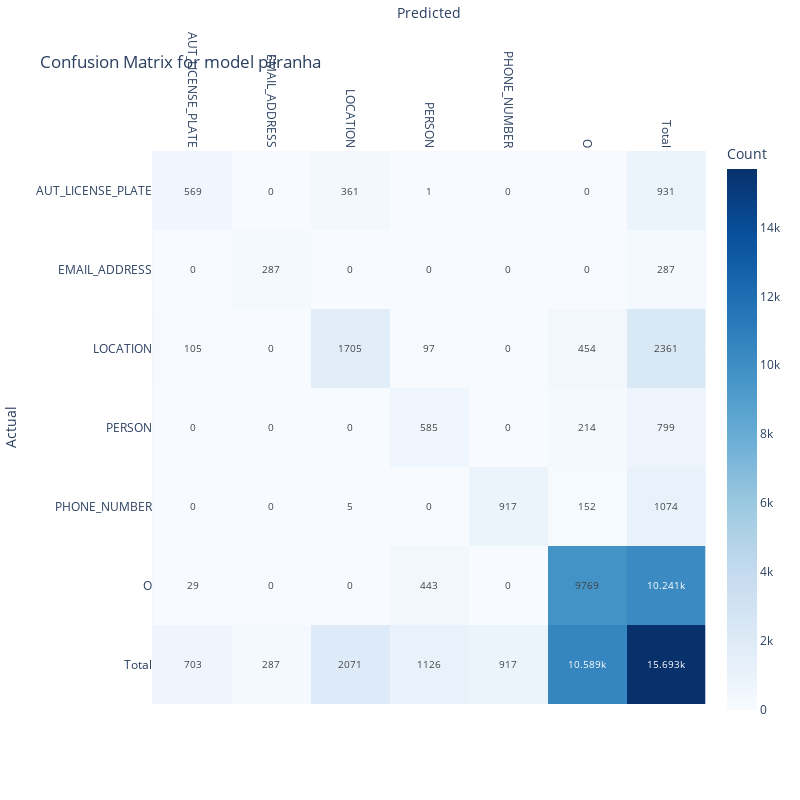
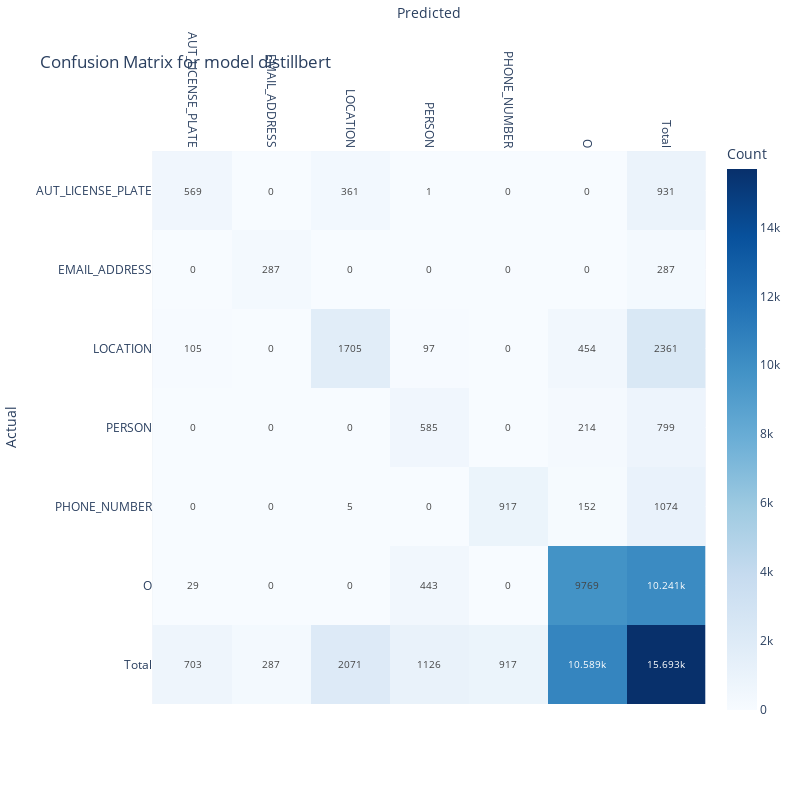

Source (notebook cell) for these figures, in order:
### Markdown cell above
## 7. Error analysis

Now let's look into results to understand what's behind the metrics we're getting.
Note that evaluation is never perfect. Some things to consider:

1. There's often a mismatch between the annotated span and the predicted span, which isn't necessarily a mistake. For example: `<Southern France>` compared with `Southern <France>`. In the second text, the word `Southern` was not annotated/predicted as part of the entity, but that's not necessarily an error.
2. Token based evaluation (which is used here) counts the number of true positive / false positive / false negative tokens. Some entities might be broken into more tokens than others. For example, the phone number `222-444-1234` could be broken into five different tokens, whereas `Krishna` would be broken into one token, resulting in phone numbers having more influence on metrics than names.
3. The synthetic dataset used here isn't representative of a real dataset. Consider using more realistic datasets for evaluation

### Code cell
for model_name, plotter in model_plotters.items():
    plotter.plot_confusion_matrix(entities=entities, confmatrix=confmatrix)

### Figure 1 — Plotly figure (JSON) as saved in the notebook; plotly's stock layout.template omitted (floating-point values rounded to 4 significant figures)
{"data": [{"coloraxis": "coloraxis", "hovertemplate": "Predicted: %{x}<br>Actual: %{y}<br>Count: %{z}<extra></extra>", "name": "0", "textfont": {"size": 10}, "texttemplate": "%{z}", "type": "heatmap", "x": ["AUT_LICENSE_PLATE", "EMAIL_ADDRESS", "LOCATION", "PERSON", "PHONE_NUMBER", "O", "Total"], "xaxis": "x", "y": ["AUT_LICENSE_PLATE", "EMAIL_ADDRESS", "LOCATION", "PERSON", "PHONE_NUMBER", "O", "Total"], "yaxis": "y", "z": [[569, 0, 361, 1, 0, 0, 931], [0, 287, 0, 0, 0, 0, 287], [105, 0, 1705, 97, 0, 454, 2361], [0, 0, 0, 585, 0, 214, 799], [0, 0, 5, 0, 917, 152, 1074], [29, 0, 0, 443, 0, 9769, 10241], [703, 287, 2071, 1126, 917, 10589, 15693]]}], "layout": {"coloraxis": {"colorbar": {"title": {"text": "Count"}}, "colorscale": [[0, "rgb(247,251,255)"], [0.125, "rgb(222,235,247)"], [0.25, "rgb(198,219,239)"], [0.375, "rgb(158,202,225)"], [0.5, "rgb(107,174,214)"], [0.625, "rgb(66,146,198)"], [0.75, "rgb(33,113,181)"], [0.875, "rgb(8,81,156)"], [1, "rgb(8,48,107)"]]}, "height": 800, "title": {"text": "Confusion Matrix for model piiranha"}, "width": 800, "xaxis": {"anchor": "y", "constrain": "domain", "domain": [0, 1], "scaleanchor": "y", "side": "top", "tickangle": 90, "title": {"standoff": 10, "text": "Predicted"}}, "yaxis": {"anchor": "x", "autorange": "reversed", "constrain": "domain", "domain": [0, 1], "title": {"text": "Actual"}}}}

### Figure 2 — Plotly figure (JSON) as saved in the notebook; plotly's stock layout.template omitted (floating-point values rounded to 4 significant figures)
{"data": [{"coloraxis": "coloraxis", "hovertemplate": "Predicted: %{x}<br>Actual: %{y}<br>Count: %{z}<extra></extra>", "name": "0", "textfont": {"size": 10}, "texttemplate": "%{z}", "type": "heatmap", "x": ["AUT_LICENSE_PLATE", "EMAIL_ADDRESS", "LOCATION", "PERSON", "PHONE_NUMBER", "O", "Total"], "xaxis": "x", "y": ["AUT_LICENSE_PLATE", "EMAIL_ADDRESS", "LOCATION", "PERSON", "PHONE_NUMBER", "O", "Total"], "yaxis": "y", "z": [[569, 0, 361, 1, 0, 0, 931], [0, 287, 0, 0, 0, 0, 287], [105, 0, 1705, 97, 0, 454, 2361], [0, 0, 0, 585, 0, 214, 799], [0, 0, 5, 0, 917, 152, 1074], [29, 0, 0, 443, 0, 9769, 10241], [703, 287, 2071, 1126, 917, 10589, 15693]]}], "layout": {"coloraxis": {"colorbar": {"title": {"text": "Count"}}, "colorscale": [[0, "rgb(247,251,255)"], [0.125, "rgb(222,235,247)"], [0.25, "rgb(198,219,239)"], [0.375, "rgb(158,202,225)"], [0.5, "rgb(107,174,214)"], [0.625, "rgb(66,146,198)"], [0.75, "rgb(33,113,181)"], [0.875, "rgb(8,81,156)"], [1, "rgb(8,48,107)"]]}, "height": 800, "title": {"text": "Confusion Matrix for model distillbert"}, "width": 800, "xaxis": {"anchor": "y", "constrain": "domain", "domain": [0, 1], "scaleanchor": "y", "side": "top", "tickangle": 90, "title": {"standoff": 10, "text": "Predicted"}}, "yaxis": {"anchor": "x", "autorange": "reversed", "constrain": "domain", "domain": [0, 1], "title": {"text": "Actual"}}}}
